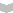

Here is the Python script that generated this plot:
from PIL import Image

sha = Image.new( "RGBA", (13, 13 ) )
shamap = [(0, 0, 0, 0) for _ in range(13 * 13 ) ]
C = [
    (0, 3), (0, 4), (0, 5), (0, 6), (0, 7), (0, 8), (0, 9), (0, 10), 
    (1, 3), (1, 4), (1, 5), (1, 6), (1, 7), (1, 8), (1, 9), (1, 10), 
    (2, 4), (2, 5), (2, 6), (2, 7), (2, 8), (2, 9), (2, 10), (2, 11), 
    (3, 4), (3, 5), (3, 6), (3, 7), (3, 8), (3, 9), (3, 10), (3, 11), 
    (4, 4), (4, 5), (4, 6), (4, 7), (4, 8), (4, 9), (4, 10), (4, 11), 
    (5, 5), (5, 6), (5, 7), (5, 8), (5, 9), (5, 10), (5, 11), (5, 12), 
    (6, 5), (6, 6), (6, 7), (6, 8), (6, 9), (6, 10), (6, 11), (6, 12), 
    (7, 5), (7, 6), (7, 7), (7, 8), (7, 9), (7, 10), (7, 11), (7, 12), 
    (8, 4), (8, 5), (8, 6), (8, 7), (8, 8), (8, 9), (8, 10), (8, 11), 
    (9, 4), (9, 5), (9, 6), (9, 7), (9, 8), (9, 9), (9, 10), (9, 11), 
    (10, 4), (10, 5), (10, 6), (10, 7), (10, 8), (10, 9), (10, 10), (10, 11),
    (11, 3), (11, 4), (11, 5), (11, 6), (11, 7), (11, 8), (11, 9), (11, 10), 
    (12, 3), (12, 4), (12, 5), (12, 6), (12, 7), (12, 8), (12, 9), (12, 10)]

shanul = (0,0,0,63)
for v in C:
    x, y = v
    shamap[ x + y * 13 ] = shanul

sha.putdata( shamap )
sha.save("sha.png")
